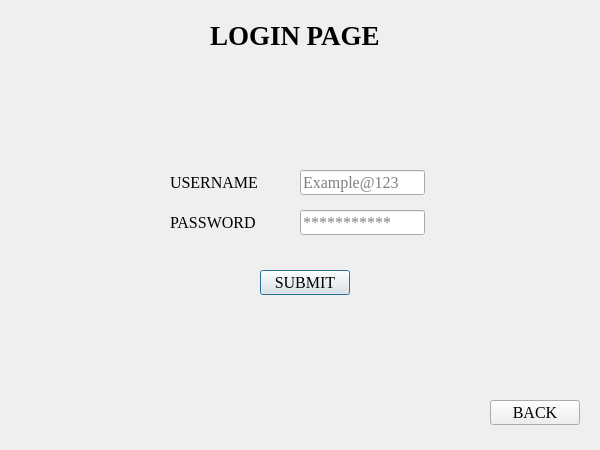
<?xml version="1.0" encoding="UTF-8"?>
<ui version="4.0">
 <class>loginDialog</class>
 <widget class="QDialog" name="loginDialog">
  <property name="geometry">
   <rect>
    <x>0</x>
    <y>0</y>
    <width>600</width>
    <height>450</height>
   </rect>
  </property>
  <property name="windowTitle">
   <string>Dialog</string>
  </property>
  <property name="styleSheet">
   <string notr="true">background-image: url(:/new/prefix1/backgr.PNG);</string>
  </property>
  <widget class="QLineEdit" name="username">
   <property name="geometry">
    <rect>
     <x>300</x>
     <y>170</y>
     <width>125</width>
     <height>25</height>
    </rect>
   </property>
   <property name="font">
    <font>
     <family>Times New Roman</family>
     <pointsize>12</pointsize>
    </font>
   </property>
   <property name="placeholderText">
    <string>Example@123</string>
   </property>
  </widget>
  <widget class="QLineEdit" name="password">
   <property name="geometry">
    <rect>
     <x>300</x>
     <y>210</y>
     <width>125</width>
     <height>25</height>
    </rect>
   </property>
   <property name="font">
    <font>
     <family>Times New Roman</family>
     <pointsize>12</pointsize>
    </font>
   </property>
   <property name="placeholderText">
    <string>***********</string>
   </property>
  </widget>
  <widget class="QLabel" name="label">
   <property name="geometry">
    <rect>
     <x>170</x>
     <y>170</y>
     <width>125</width>
     <height>25</height>
    </rect>
   </property>
   <property name="font">
    <font>
     <family>Times New Roman</family>
     <pointsize>12</pointsize>
    </font>
   </property>
   <property name="text">
    <string>USERNAME</string>
   </property>
  </widget>
  <widget class="QLabel" name="label_2">
   <property name="geometry">
    <rect>
     <x>170</x>
     <y>210</y>
     <width>125</width>
     <height>25</height>
    </rect>
   </property>
   <property name="font">
    <font>
     <family>Times New Roman</family>
     <pointsize>12</pointsize>
    </font>
   </property>
   <property name="text">
    <string>PASSWORD</string>
   </property>
  </widget>
  <widget class="QPushButton" name="submit">
   <property name="geometry">
    <rect>
     <x>260</x>
     <y>270</y>
     <width>90</width>
     <height>25</height>
    </rect>
   </property>
   <property name="font">
    <font>
     <family>Times New Roman</family>
     <pointsize>12</pointsize>
    </font>
   </property>
   <property name="text">
    <string>SUBMIT</string>
   </property>
  </widget>
  <widget class="QPushButton" name="back">
   <property name="geometry">
    <rect>
     <x>490</x>
     <y>400</y>
     <width>90</width>
     <height>25</height>
    </rect>
   </property>
   <property name="font">
    <font>
     <family>Times New Roman</family>
     <pointsize>12</pointsize>
    </font>
   </property>
   <property name="text">
    <string>BACK</string>
   </property>
  </widget>
  <widget class="QLabel" name="label_3">
   <property name="geometry">
    <rect>
     <x>210</x>
     <y>20</y>
     <width>171</width>
     <height>31</height>
    </rect>
   </property>
   <property name="font">
    <font>
     <family>Times New Roman</family>
     <pointsize>20</pointsize>
     <weight>75</weight>
     <bold>true</bold>
    </font>
   </property>
   <property name="text">
    <string>LOGIN PAGE</string>
   </property>
  </widget>
 </widget>
 <resources/>
 <connections/>
</ui>
